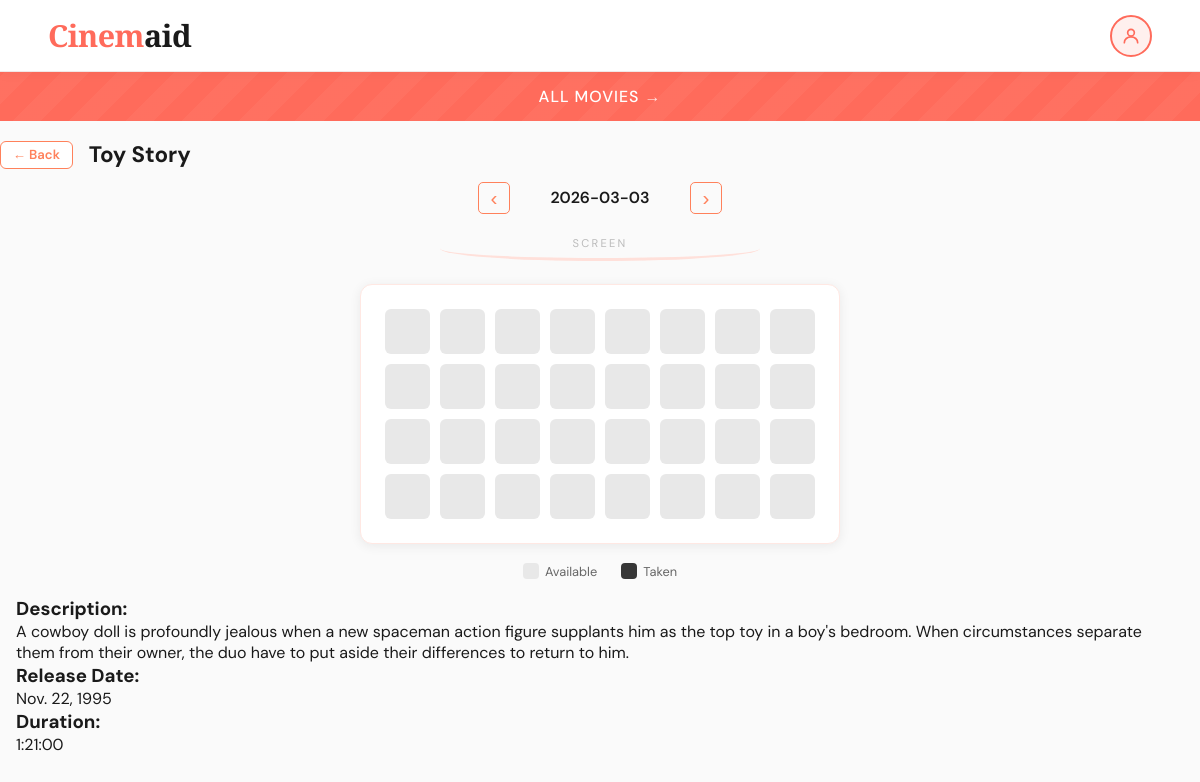
Screenshot of /book/Toy Story/ with the database file from the repository.
### bookings/models.py (models this page shows)
class Movie(models.Model):
    title = models.CharField(max_length = 50)       # 50 characters for movie title
    description = models.CharField(max_length = 300)    # Description have 300 character limit
    release_date = models.DateField()    # Format: date(YYYY, MM, DD)
    duration = models.DurationField()    # Format: deltatime(hours=x, minutes=x)

class Seat(models.Model):
    number = models.PositiveIntegerField(unique=True)      # Positive integers for seat numbers
    booking_status = models.BooleanField(default=True)      # Bool for if seat is free (True = Free, False = Taken)

### bookings/views.py (the view)
# urls.py: path('book/<str:title>/', views.book_seat, name='book_seat'),
def book_seat(request, title):
    movie = Movie.objects.get(title=title)      # gets info from object related to specific movie title
    selected_date = request.GET.get('date', date.today().isoformat())       # uses todays date (for convenience and ease)
    seats = Seat.objects.all()                  # gets referencet to all seat objects
    booked_seats = Booking.objects.filter(
        movie=movie,                # Filters for specific Movie
        booking_date=selected_date  # Filters for specific date
    ).values_list('seat', flat=True)
    current = date.fromisoformat(selected_date)
    prev_date = (current - timedelta(days=1)).isoformat()
    next_date = (current + timedelta(days=1)).isoformat()
    return render(request, 'bookings/book_seat.html', {
        'movie': movie,
        'seats': seats,
        'booked_seats': booked_seats,
        'selected_date': selected_date,
        'prev_date': prev_date,
        'next_date': next_date,
    })

### bookings/templates/bookings/book_seat.html (shortened to what this page needs)
{% extends "bookings/base.html" %}
{% block extra_css %}
{% load static %}
<link rel="stylesheet" href="{% static 'bookings/book_seat.css' %}"/>
{% endblock %}
{% block content %}
<div class="booking-header">
    <a class="back-btn" href="{% url 'movies' %}">← Back</a>
    <h1>{{ movie.title }}</h1>
</div>
<div class="date-nav">
    <form method="GET">
        <button class="date-arrow" type="submit">&#8249;</button>
    </form>
    <span class="date-label">{{ selected_date }}</span>
    <form method="GET">
        <button class="date-arrow" type="submit">&#8250;</button>
    </form>
</div>
<div class="screen-label">SCREEN</div>
<div class="seat-grid">
    {% for seat in seats %}
        {% if seat.id in booked_seats %}
            <button class="seat unavailable" disabled>
                {{ seat.seat_number }}
            </button>
        {% else %}
            <a class="seat available"
               href="{% url 'confirmation' movie.title seat.id %}?date={{ selected_date }}">
            </a>
        {% endif %}
    {% endfor %}
</div>
<div class="legend">
    <div class="legend-item"><span class="legend-swatch available"></span> Available</div>
    <div class="legend-item"><span class="legend-swatch unavailable"></span> Taken</div>
</div>
<div>
    <div class="movie-info">
        <h3>Description: </h3><p>{{ movie.description }}</p>
        <h3>Release Date:</h3> <p>{{movie.release_date}}</p>
        <h3>Duration:</h3> <p>{{movie.duration}}</p>
    </div>
</div>
{% endblock %}

### bookings/static/bookings/styles.css (style rules this page uses)
*, *::before, *::after { box-sizing: border-box; margin: 0; padding: 0; }
:root { --coral: #FF6B5B; --coral-light: #FF8E80; --coral-pale: #FFF0EE; --coral-dark: #E04535; --white: #FFFFFF; --off-white: #FAFAFA; --text-dark: #1A1A1A; --text-mid: #555; --text-light: #999; --shadow: 0 4px 24px rgba(255, 107, 91, 0.15); --radius: 14px; }
body { font-family: 'DM Sans', sans-serif; background: var(--off-white); color: var(--text-dark); min-height: 100vh; }
.movie-info { padding: 16px; }

### bookings/static/bookings/book_seat.css (style rules this page uses)
.booking-header { display: flex; align-items: center; gap: 16px; margin: 1.2em 0 0.8em; }
.booking-header h1 { font-size: 1.4rem; font-weight: 700; color: #1a1a1a; margin: 0; }
.back-btn { display: inline-block; padding: 0.35em 0.9em; background: white; color: #ff815b; border: 1.5px solid #ff815b; border-radius: 6px; font-size: 0.82em; font-weight: 600; text-decoration: none; transition: background 0.2s, color 0.2s; white-space: nowrap; }
.date-nav { display: flex; align-items: center; justify-content: center; gap: 20px; margin: 0.6em 0 1.4em; }
.date-label { font-size: 1rem; font-weight: 600; color: #1a1a1a; min-width: 140px; text-align: center; }
.date-arrow { background: none; border: 1.5px solid #ff815b; color: #ff815b; border-radius: 5px; width: 32px; height: 32px; font-size: 1.3rem; line-height: 1; cursor: pointer; transition: background 0.2s, color 0.2s; display: flex; align-items: center; justify-content: center; }
.screen-label { text-align: center; font-size: 0.7em; letter-spacing: 0.2em; color: #bbb; margin-bottom: 6px; padding-bottom: 8px; border-bottom: 3px solid #ffe0da; border-radius: 50%; max-width: 320px; margin-left: auto; margin-right: auto; }
.seat-grid { display: grid; grid-template-columns: repeat(8, 1fr); gap: 10px; max-width: 480px; margin: 1.4em auto 1.2em; padding: 24px; background: white; border-radius: 12px; box-shadow: 0 2px 12px rgba(0,0,0,0.07); border: 1px solid #ffe8e3; }
.seat { aspect-ratio: 1; border-radius: 6px; border: none; font-size: 0.7em; font-weight: 600; cursor: pointer; transition: transform 0.15s, box-shadow 0.15s; display: flex; align-items: center; justify-content: center; }
.seat.available { background: #e8e8e8; color: #555; }
.legend { display: flex; justify-content: center; gap: 24px; margin-top: 0.6em; font-size: 0.8em; color: #666; }
.legend-item { display: flex; align-items: center; gap: 6px; }
.legend-swatch { display: inline-block; width: 16px; height: 16px; border-radius: 4px; }
.legend-swatch.available { background: #e8e8e8; }
.legend-swatch.unavailable { background: #373737; opacity: 1; }

### rows the page displays
Movie: title "Toy Story", description "A cowboy doll is profoundly jealous when a new spaceman action figure supplants him as the top toy in a boy's bedroom. When circumstances separate them from their owner, the duo have to put aside their differences to return to him.", release_date "Nov. 22, 1995", duration "1:21:00"

### other values shown
{{ selected_date }} "2026-03-03"
